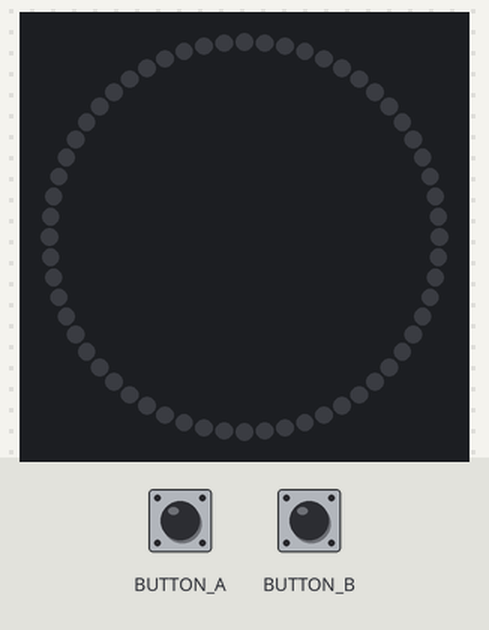
Simulated run of this program. Board: Circuit Playground running CircuitPython. Parts: 60 RGB LEDs in a ring, first at the top, clockwise. The test bench sets the inputs (shaded band). Dim RGB values are drawn brighter than linear; random numbers come from a fixed seed.

Above: at 1.2 s.
1.3 s: button A pressed for 0.15 s
At 1.49 s:
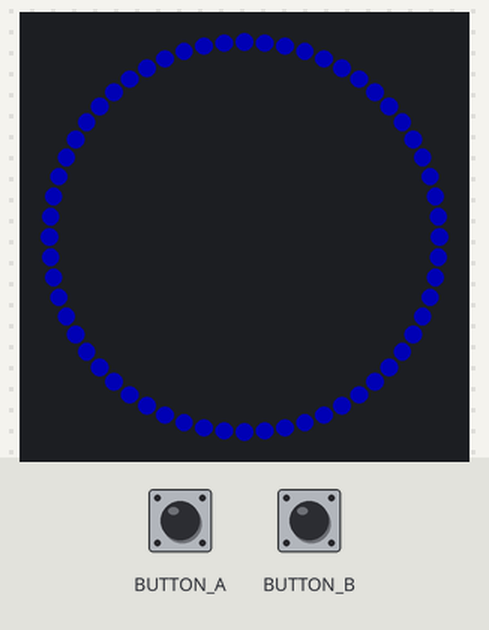
2.0 s: button B pressed for 0.15 s
At 2.39 s:
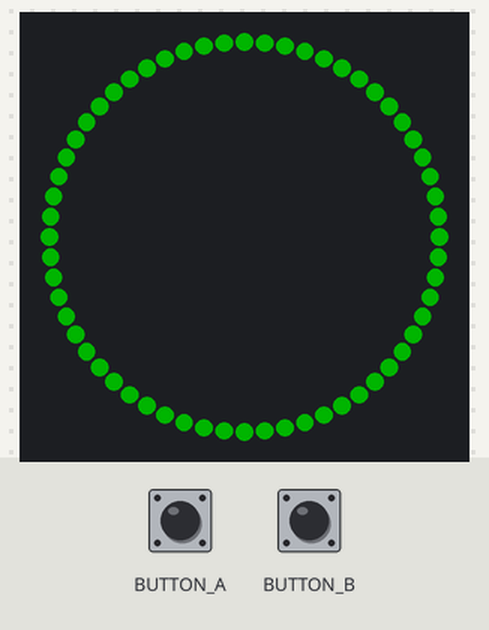
2.7 s: button A pressed for 1 s
At 3.33 s:
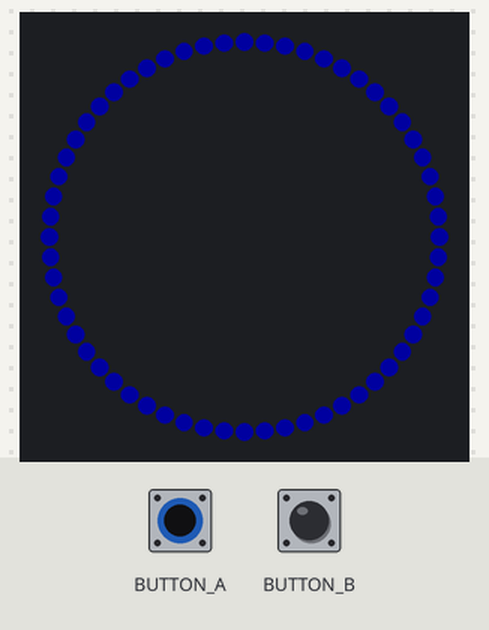
4.3 s: button B pressed for 1 s
At 4.56 s:
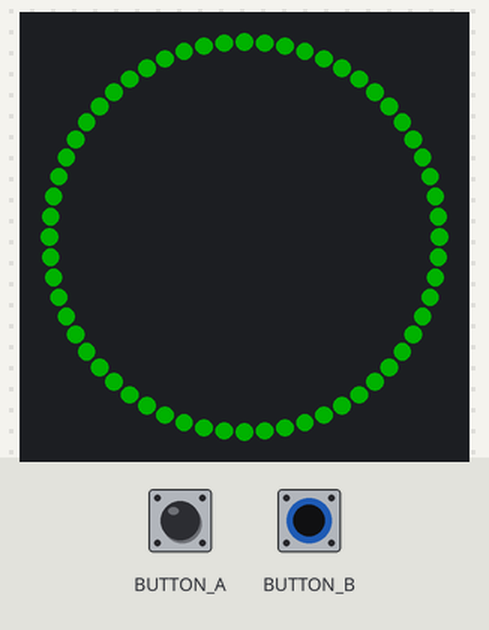
Timing chart, 0 to 6.9 s (numbered marks = the images above; inputs shaded):
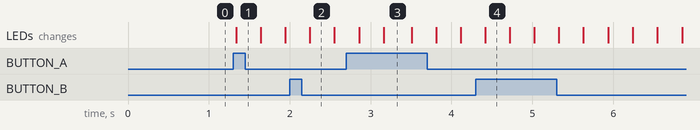

The program:

test_iron_man_v1.1.py
```python
import board
import neopixel
from adafruit_circuitplayground import cp

try:
    import urandom as random  # for v1.0 API support
except ImportError:
    import random

num_pix = 60  # Number of NeoPixels
pix_pin = board.A1  # Pin where NeoPixels are connected
strip = neopixel.NeoPixel(pix_pin, num_pix)

min_alpha = 0.1  # Minimum brightness
max_alpha = 0.8  # Maximum brightness
alpha = (min_alpha + max_alpha) / 2  # Start in middle
alpha_delta = 0.01  # Amount to change brightness each time through loop
alpha_up = True  # If True, brightness increasing, else decreasing

while True:
    if cp.button_a:
        strip.fill([0, 0, 255])  # Fill blue, or change to R,G,B of your liking
    if cp.button_b:
        strip.fill([0, 255, 0])  # Fill blue, or change to R,G,B of your liking
    if random.randint(1, 5) == 5:  # 1-in-5 random chance
        alpha_up = not alpha_up  # of reversing direction
    if alpha_up:  # Increasing brightness?
        alpha += alpha_delta  # Add some amount
        if alpha >= max_alpha:  # At or above max?
            alpha = max_alpha  # Limit to max
            alpha_up = False  # and switch direction
    else:  # Else decreasing brightness
        alpha -= alpha_delta  # Subtract some amount
        if alpha <= min_alpha:  # At or below min?
            alpha = min_alpha  # Limit to min
            alpha_up = True  # and switch direction

    strip.brightness = alpha  # Set brightness to 0.0 to 1.0
    strip.write()  # and issue data to LED strip
```

Measured:
- after the input at 1.3 s, the LEDs: change at once (image 1)
